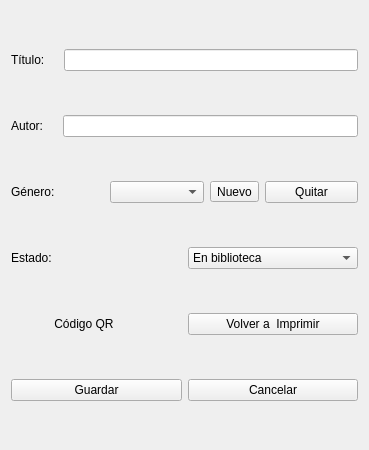
<?xml version="1.0" encoding="UTF-8"?>
<ui version="4.0">
 <class>Form</class>
 <widget class="QWidget" name="Form">
  <property name="geometry">
   <rect>
    <x>0</x>
    <y>0</y>
    <width>369</width>
    <height>450</height>
   </rect>
  </property>
  <property name="windowTitle">
   <string>Form</string>
  </property>
  <property name="windowIcon">
   <iconset>
    <normaloff>../../../../Imágenes/fotomural-limas-fruta.png</normaloff>../../../../Imágenes/fotomural-limas-fruta.png</iconset>
  </property>
  <layout class="QVBoxLayout" name="verticalLayout">
   <item>
    <layout class="QHBoxLayout" name="horizontalLayout_2">
     <item>
      <widget class="QLabel" name="label_2">
       <property name="text">
        <string>Título:    </string>
       </property>
      </widget>
     </item>
     <item>
      <widget class="QLineEdit" name="titulo_txt"/>
     </item>
    </layout>
   </item>
   <item>
    <layout class="QHBoxLayout" name="horizontalLayout_3">
     <item>
      <widget class="QLabel" name="label_3">
       <property name="text">
        <string>Autor:    </string>
       </property>
      </widget>
     </item>
     <item>
      <widget class="QLineEdit" name="autor_txt"/>
     </item>
    </layout>
   </item>
   <item>
    <layout class="QHBoxLayout" name="horizontalLayout">
     <item>
      <widget class="QLabel" name="label">
       <property name="text">
        <string>Género:</string>
       </property>
      </widget>
     </item>
     <item>
      <widget class="QComboBox" name="genero_cb"/>
     </item>
     <item>
      <widget class="QToolButton" name="toolButton">
       <property name="text">
        <string>Nuevo</string>
       </property>
      </widget>
     </item>
     <item>
      <widget class="QPushButton" name="pushButton">
       <property name="text">
        <string>Quitar</string>
       </property>
      </widget>
     </item>
    </layout>
   </item>
   <item>
    <layout class="QHBoxLayout" name="horizontalLayout_6">
     <item>
      <widget class="QLabel" name="label_4">
       <property name="text">
        <string>Estado:</string>
       </property>
      </widget>
     </item>
     <item>
      <widget class="QComboBox" name="estado_cb">
       <item>
        <property name="text">
         <string>En biblioteca</string>
        </property>
       </item>
       <item>
        <property name="text">
         <string>En reparacion</string>
        </property>
       </item>
       <item>
        <property name="text">
         <string>Perdido</string>
        </property>
       </item>
      </widget>
     </item>
    </layout>
   </item>
   <item>
    <layout class="QHBoxLayout" name="horizontalLayout_4">
     <item>
      <widget class="QLabel" name="qr_perview">
       <property name="text">
        <string>             Código QR</string>
       </property>
      </widget>
     </item>
     <item>
      <layout class="QVBoxLayout" name="verticalLayout_2">
       <item>
        <widget class="QPushButton" name="imprimir_bt">
         <property name="text">
          <string>Volver a  Imprimir</string>
         </property>
        </widget>
       </item>
      </layout>
     </item>
    </layout>
   </item>
   <item>
    <layout class="QHBoxLayout" name="horizontalLayout_5">
     <item>
      <widget class="QPushButton" name="aceptar_btn">
       <property name="text">
        <string>Guardar</string>
       </property>
      </widget>
     </item>
     <item>
      <widget class="QPushButton" name="cancelar_btn">
       <property name="text">
        <string>Cancelar</string>
       </property>
      </widget>
     </item>
    </layout>
   </item>
  </layout>
 </widget>
 <resources/>
 <connections>
  <connection>
   <sender>cancelar_btn</sender>
   <signal>clicked()</signal>
   <receiver>Form</receiver>
   <slot>close()</slot>
   <hints>
    <hint type="sourcelabel">
     <x>325</x>
     <y>404</y>
    </hint>
    <hint type="destinationlabel">
     <x>372</x>
     <y>423</y>
    </hint>
   </hints>
  </connection>
  <connection>
   <sender>aceptar_btn</sender>
   <signal>clicked()</signal>
   <receiver>Form</receiver>
   <slot>aceptar()</slot>
   <hints>
    <hint type="sourcelabel">
     <x>53</x>
     <y>410</y>
    </hint>
    <hint type="destinationlabel">
     <x>4</x>
     <y>421</y>
    </hint>
   </hints>
  </connection>
  <connection>
   <sender>imprimir_bt</sender>
   <signal>clicked()</signal>
   <receiver>Form</receiver>
   <slot>imprimir()</slot>
   <hints>
    <hint type="sourcelabel">
     <x>280</x>
     <y>323</y>
    </hint>
    <hint type="destinationlabel">
     <x>365</x>
     <y>353</y>
    </hint>
   </hints>
  </connection>
  <connection>
   <sender>toolButton</sender>
   <signal>clicked()</signal>
   <receiver>Form</receiver>
   <slot>nuevogenero()</slot>
   <hints>
    <hint type="sourcelabel">
     <x>260</x>
     <y>200</y>
    </hint>
    <hint type="destinationlabel">
     <x>213</x>
     <y>170</y>
    </hint>
   </hints>
  </connection>
  <connection>
   <sender>pushButton</sender>
   <signal>clicked()</signal>
   <receiver>Form</receiver>
   <slot>quitargenero()</slot>
   <hints>
    <hint type="sourcelabel">
     <x>358</x>
     <y>200</y>
    </hint>
    <hint type="destinationlabel">
     <x>236</x>
     <y>95</y>
    </hint>
   </hints>
  </connection>
 </connections>
 <slots>
  <slot>aceptar()</slot>
  <slot>imprimir()</slot>
  <slot>nuevogenero()</slot>
  <slot>quitargenero()</slot>
 </slots>
</ui>
